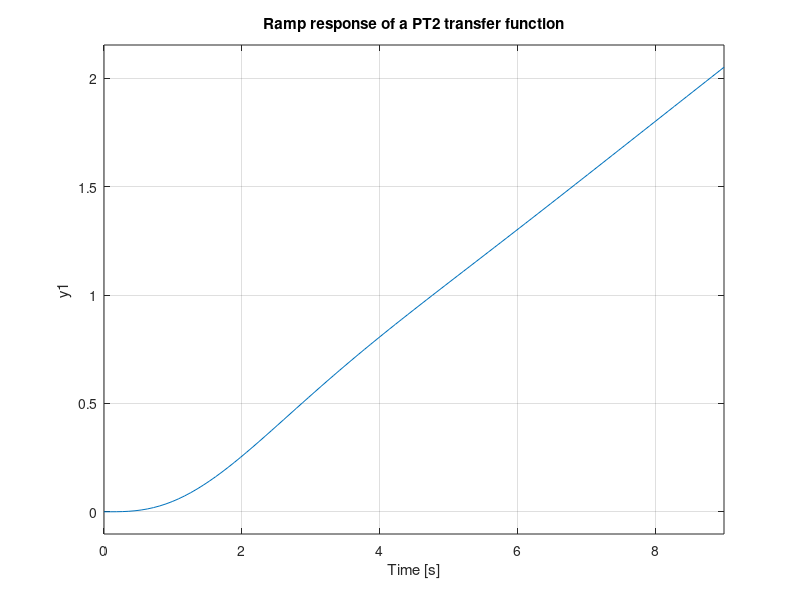
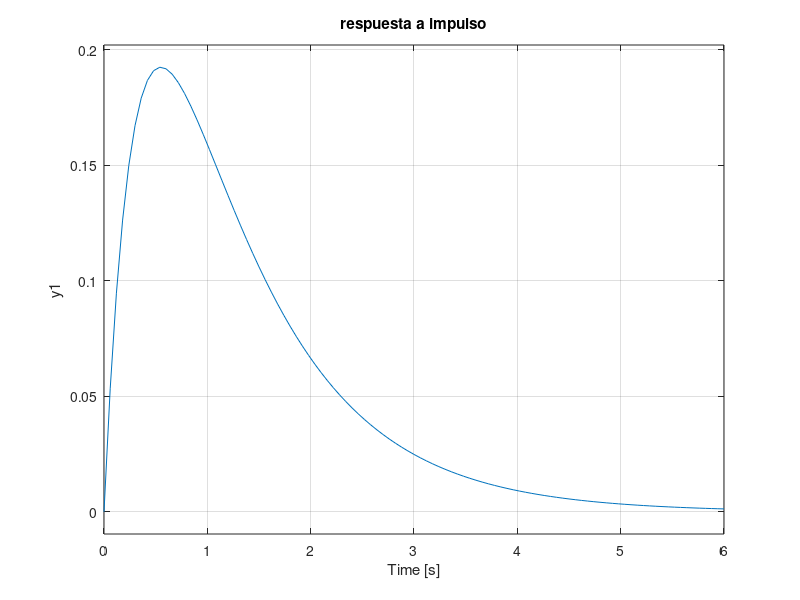
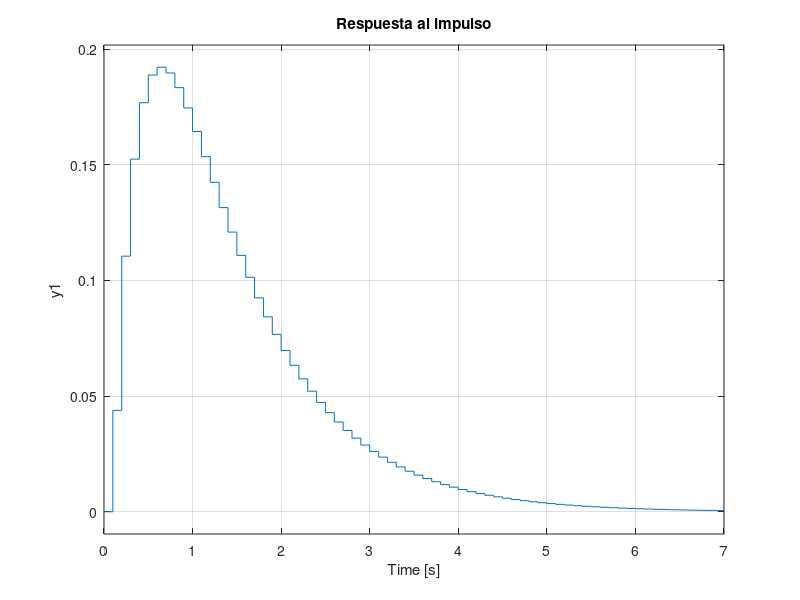
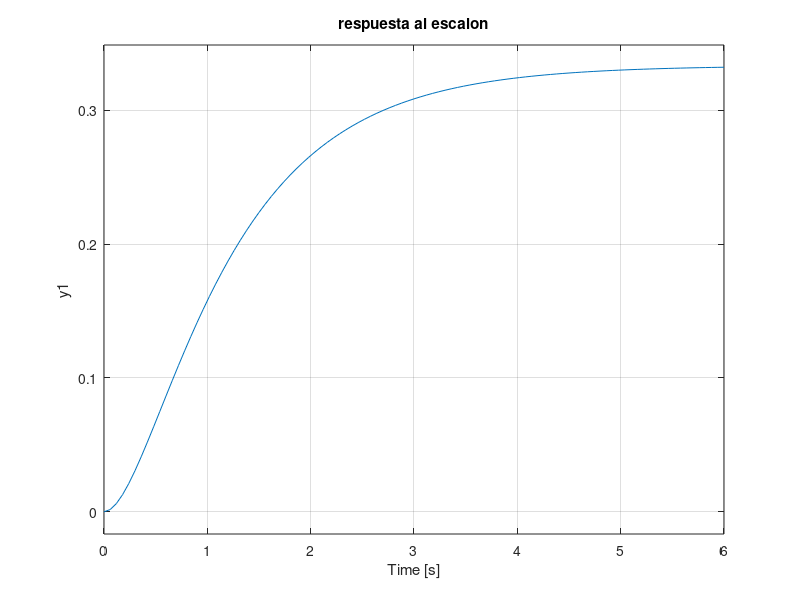

Here is the MATLAB script that generated these plots, in order:
%Verifico que el paquete ande
%Pruebo el impulso
pkg load control
clf;
 s = tf('s');
 g = 1/(2*s^2+3*s+4);
 impulse(g);
 title ("Impulse response of a PT2 transfer function");
 
 %Pruebo el escalon
 clf;
 s = tf('s');
 g = 1/(2*s^2+3*s+4);
 step(g);
 title ("Step response of a PT2 transfer function");
 %Pueba de tiempo discreto
  clf;
 s = tf('s');
 g = 1/(2*s^2+3*s+4);
 h = c2d(g,0.1);
 step(h);
 title ("Step response of a discretized PT2 transfer function");
 
 %Pueba de rampa
 clf;
 s = tf('s');
 g = 1/(2*s^2+3*s+4);
 ramp(g);
 title ("Ramp response of a PT2 transfer function");
 
 
 %Prueba del profe 
 %-----------Para el impulso---------------
 %abrimos una figura para ser rellenada
 figure
 s=tf('s');
 g=1/(s^2+4*s+3);
 impulse(g);
 title("respuesta a impulso");
 g
 %Ahora convertiremos esa funcion de continuo a discreto
 figure
 h=c2d(g,0.1);
 impulse(h);
 title("Respuesta al impulso");
 h
 
 %--------Para el escalon----------
  %abrimos una figura para ser rellenada
 figure
 s=tf('s');
 g=1/(s^2+4*s+3);
 step(g);
 title("respuesta al escalon");
 g
 %Ahora convertiremos esa funcion de continuo a discreto
 figure
 h=c2d(g,0.1);
 step(h);
 title("Respuesta al escalon");
 h
 
 
 
 
 
 
 
 
 
 
 
 
 
 
 
 
 
 
 
 
 
 
 
 
 
 
 